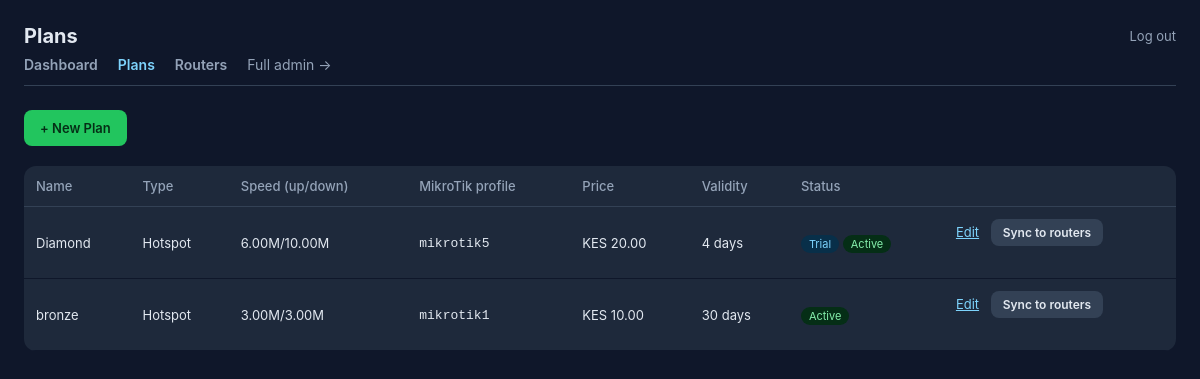
Page /billing/staff/plans/ (signed in) on the earlier database version.
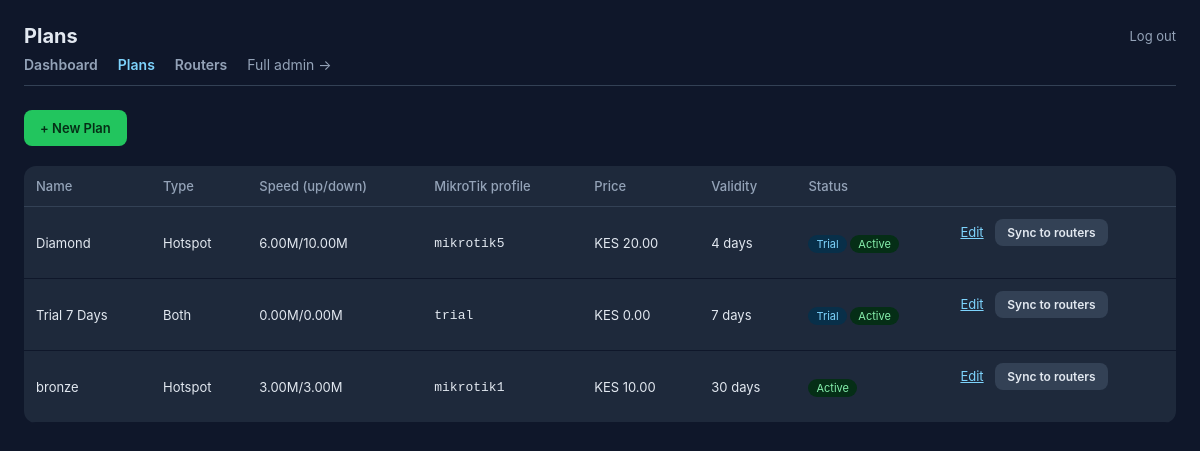
Same page on the later database version.
### billing/models.py (models this page shows, shortened)
class Plan(models.Model):
    class ConnectionType(models.TextChoices):
        PPPOE = "pppoe", "PPPoE"
        HOTSPOT = "hotspot", "Hotspot"
        BOTH = "both", "Both"
    name = models.CharField(max_length=100)
    connection_type = models.CharField(max_length=10, choices=ConnectionType.choices, default=ConnectionType.BOTH)
    mikrotik_profile = models.CharField(
        max_length=100,
        help_text="Name of the PPP profile or Hotspot user profile on the router that grants this plan's speed"
    )
    download_speed_mbps = models.DecimalField(
        max_digits=6, decimal_places=2, default=0,
        help_text="Download speed in Mbps, e.g. 5.00. Pushed to MikroTik as the profile's rate-limit."
    )
    upload_speed_mbps = models.DecimalField(
        max_digits=6, decimal_places=2, blank=True, null=True,
        help_text="Upload speed in Mbps. Leave blank to use the same value as download."
    )
    price = models.DecimalField(max_digits=10, decimal_places=2)
    validity_days = models.PositiveIntegerField(default=30)
    is_trial = models.BooleanField(default=False)
    is_active = models.BooleanField(default=True)
    @property
    def rate_limit_string(self):
        upload = self.upload_speed_mbps or self.download_speed_mbps
        return f"{upload}M/{self.download_speed_mbps}M"

### billing/views.py (the view)
# urls.py: path("staff/plans/", views.staff_plans, name="staff_plans"),
@staff_required
def staff_plans(request):
    plans = Plan.objects.all().order_by("-is_active", "name")
    return render(request, "billing/staff_plans.html", {"plans": plans})

### billing/templates/billing/staff_plans.html (shortened to what this page needs)
<!DOCTYPE html>
<html lang="en">
<head>
</head>
<body>
    <div class="topbar">
        <h1>Plans</h1>
        <a class="logout" href="{% url 'billing:staff_logout' %}">Log out</a>
    </div>
    {% include "billing/_staff_nav.html" with active="plans" %}
    <a class="btn" href="{% url 'billing:staff_plan_create' %}">+ New Plan</a>
    <table>
        <thead>
            <tr>
                <th>Name</th><th>Type</th><th>Speed (up/down)</th><th>MikroTik profile</th>
                <th>Price</th><th>Validity</th><th>Status</th><th></th>
            </tr>
        </thead>
        <tbody>
            {% for plan in plans %}
            <tr>
                <td>{{ plan.name }}</td>
                <td>{{ plan.get_connection_type_display }}</td>
                <td>{{ plan.rate_limit_string }}</td>
                <td><code>{{ plan.mikrotik_profile }}</code></td>
                <td>KES {{ plan.price }}</td>
                <td>{{ plan.validity_days }} days</td>
                <td>
                    {% if plan.is_trial %}<span class="pill trial">Trial</span>{% endif %}
                    {% if plan.is_active %}<span class="pill active">Active</span>{% else %}<span class="pill inactive">Inactive</span>{% endif %}
                </td>
                <td>
                    <a href="{% url 'billing:staff_plan_edit' plan.id %}">Edit</a>
                    <a class="btn secondary" href="{% url 'billing:staff_plan_resync' plan.id %}">Sync to routers</a>
                </td>
            </tr>
            {% empty %}
            <tr><td colspan="8">No plans yet — create one above.</td></tr>
            {% endfor %}
        </tbody>
    </table>
</body>
</html>

### billing/templates/billing/_staff_nav.html
<div style="display:flex; gap:20px; margin-bottom:24px; border-bottom:1px solid #334155; padding-bottom:12px;">
    <a href="{% url 'billing:staff_dashboard' %}" style="color:{% if active == 'dashboard' %}#7dd3fc{% else %}#94a3b8{% endif %}; text-decoration:none; font-size:14px; font-weight:600;">Dashboard</a>
    <a href="{% url 'billing:staff_plans' %}" style="color:{% if active == 'plans' %}#7dd3fc{% else %}#94a3b8{% endif %}; text-decoration:none; font-size:14px; font-weight:600;">Plans</a>
    <a href="{% url 'billing:staff_routers' %}" style="color:{% if active == 'routers' %}#7dd3fc{% else %}#94a3b8{% endif %}; text-decoration:none; font-size:14px; font-weight:600;">Routers</a>
    <a href="/admin/" style="color:#94a3b8; text-decoration:none; font-size:14px;">Full admin →</a>
</div>

### billing/templates/billing/staff_plans.html (style rules this page uses)
* { box-sizing: border-box; }
body { font-family: -apple-system, Arial, sans-serif; background: #0f172a; color: #e2e8f0; margin: 0; padding: 24px; }
.topbar { display: flex; justify-content: space-between; align-items: center; margin-bottom: 8px; }
.topbar h1 { font-size: 20px; margin: 0; }
.logout { color: #94a3b8; font-size: 13px; text-decoration: none; }
.btn { display: inline-block; padding: 10px 16px; border-radius: 8px; background: #22c55e; color: #052e16; font-weight: 600; font-size: 13px; text-decoration: none; margin-bottom: 20px; }
.btn.secondary { background: #334155; color: #e2e8f0; margin-left: 8px; padding: 6px 12px; font-size: 12px; }
table { width: 100%; border-collapse: collapse; font-size: 13px; background: #1e293b; border-radius: 12px; overflow: hidden; }
th { text-align: left; color: #94a3b8; font-weight: 500; padding: 12px; border-bottom: 1px solid #334155; }
td { padding: 12px; border-bottom: 1px solid #0f172a; }
.pill { padding: 2px 8px; border-radius: 999px; font-size: 11px; }
.pill.active { background: #052e16; color: #86efac; }
.pill.trial { background: #082f49; color: #7dd3fc; }
a { color: #7dd3fc; }

Differences in the rows shown:
added Plan: name "Trial 7 Days", connection_type "Both", rate_limit_string "0.00M/0.00M", mikrotik_profile "trial", price "0.00", validity_days "7", is_trial "Trial", is_active "Active"
